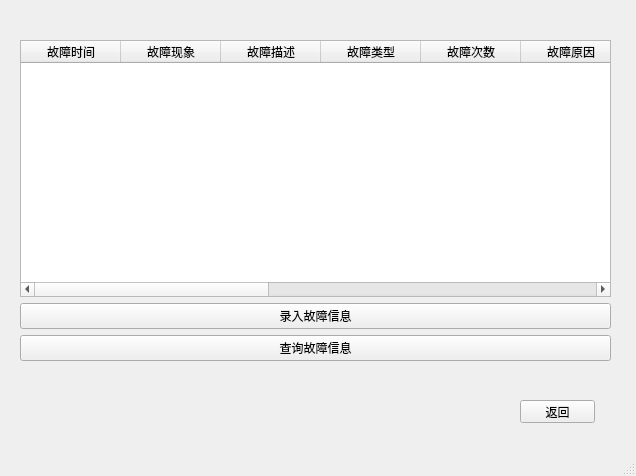
<?xml version="1.0" encoding="UTF-8"?>
<ui version="4.0">
 <class>fault</class>
 <widget class="QMainWindow" name="fault">
  <property name="geometry">
   <rect>
    <x>0</x>
    <y>0</y>
    <width>636</width>
    <height>476</height>
   </rect>
  </property>
  <property name="windowTitle">
   <string>MainWindow</string>
  </property>
  <widget class="QWidget" name="centralwidget">
   <widget class="QPushButton" name="exit">
    <property name="geometry">
     <rect>
      <x>520</x>
      <y>400</y>
      <width>75</width>
      <height>23</height>
     </rect>
    </property>
    <property name="text">
     <string>返回</string>
    </property>
   </widget>
   <widget class="QWidget" name="verticalLayoutWidget">
    <property name="geometry">
     <rect>
      <x>20</x>
      <y>40</y>
      <width>591</width>
      <height>321</height>
     </rect>
    </property>
    <layout class="QVBoxLayout" name="verticalLayout">
     <item>
      <widget class="QTableWidget" name="information_tableWidget">
       <column>
        <property name="text">
         <string>故障时间</string>
        </property>
       </column>
       <column>
        <property name="text">
         <string>故障现象</string>
        </property>
       </column>
       <column>
        <property name="text">
         <string>故障描述</string>
        </property>
       </column>
       <column>
        <property name="text">
         <string>故障类型</string>
        </property>
       </column>
       <column>
        <property name="text">
         <string>故障次数</string>
        </property>
       </column>
       <column>
        <property name="text">
         <string>故障原因</string>
        </property>
       </column>
       <column>
        <property name="text">
         <string>故障影响</string>
        </property>
       </column>
       <column>
        <property name="text">
         <string>检测方法</string>
        </property>
       </column>
       <column>
        <property name="text">
         <string>排除措施</string>
        </property>
       </column>
       <column>
        <property name="text">
         <string>人员信息</string>
        </property>
       </column>
       <column>
        <property name="text">
         <string>建议</string>
        </property>
       </column>
       <column>
        <property name="text">
         <string>备注</string>
        </property>
       </column>
      </widget>
     </item>
     <item>
      <widget class="QPushButton" name="addfinfo">
       <property name="text">
        <string>录入故障信息</string>
       </property>
      </widget>
     </item>
     <item>
      <widget class="QPushButton" name="selectinfo">
       <property name="text">
        <string>查询故障信息</string>
       </property>
      </widget>
     </item>
    </layout>
   </widget>
  </widget>
  <widget class="QMenuBar" name="menubar">
   <property name="geometry">
    <rect>
     <x>0</x>
     <y>0</y>
     <width>636</width>
     <height>23</height>
    </rect>
   </property>
  </widget>
  <widget class="QStatusBar" name="statusbar"/>
 </widget>
 <resources/>
 <connections/>
</ui>
